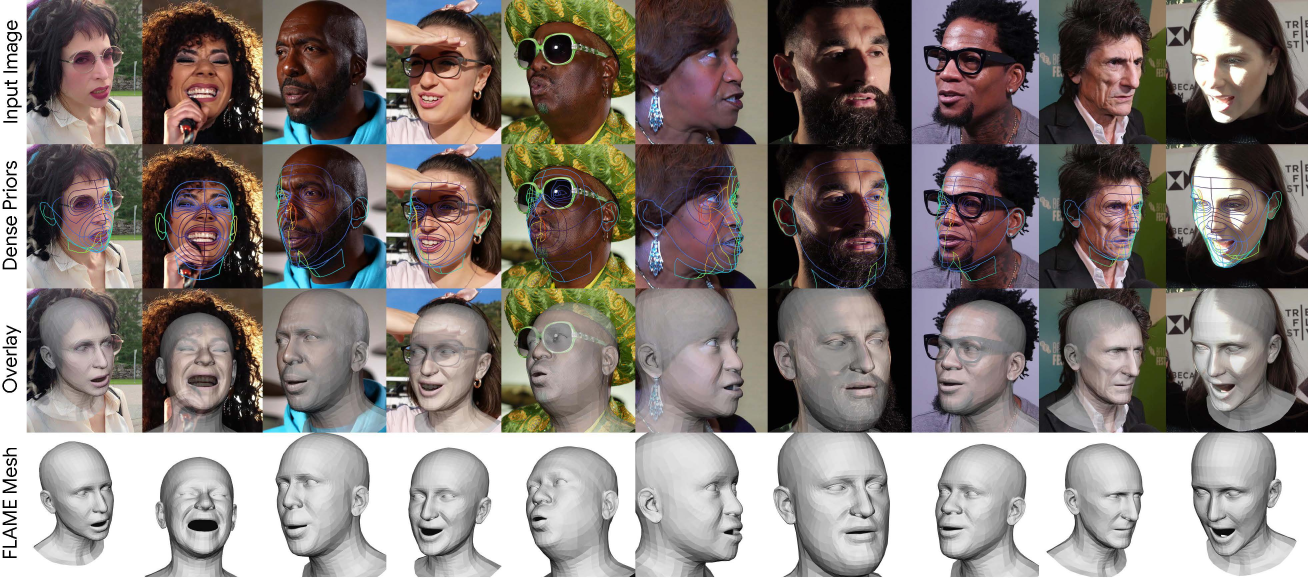
#> input picture assets/teaser.jpg, 3924 x 1733 px (shown at 1/3 size); its folder holds only this picture in this run
$ python -i video_input.py   (imports and definitions only)
#> lines starting #> are read from the running program, lines starting #| are printed output that depends on the picture
from __future__ import annotations

from pathlib import Path

import cv2
import numpy as np


_IMAGE_SUFFIXES = {".jpg", ".jpeg", ".png", ".bmp", ".webp"}


class VideoInput:
    def __init__(
        self,
        source: str | Path,
        *,
        K: np.ndarray | None = None,
        D: np.ndarray | None = None,
        stride: int = 1,
    ) -> None:
        self.source = Path(source)
        self._mode = ""
        self._cap: cv2.VideoCapture | None = None
        self._frame_paths: list[Path] = []
        # `_sample_index` counts frames returned by read() (after stride subsampling).
        # `_cap_pos` tracks the next raw frame index the video capture will return
        # (grab-only increments this without decoding, so we can cheaply skip).
        self._sample_index = 0
        self._cap_pos = 0
        self._total_frames = 0
        self._num_frames = 0
        self._image_width = 0
        self._image_height = 0
        self._fps: float | None = None
        self._stride = max(1, int(stride))

        # Optional OpenCV pinhole intrinsics + distortion. When both are provided
        # (and D has any non-zero element), every frame returned by read() /
        # read_frame() is automatically passed through cv2.undistort. This keeps
        # downstream inference / camera projection in a clean pinhole space and
        # avoids the caller having to wrap VideoInput just for undistortion.
        self._K = None if K is None else np.asarray(K, dtype=np.float32)
        self._D = None if D is None else np.asarray(D, dtype=np.float32).reshape(-1)
        self._undistort_enabled = (
            self._K is not None
            and self._D is not None
            and bool(np.any(self._D != 0))
        )

        if self.source.is_dir():
            self._mode = "frames"
            self._frame_paths = [
                path for path in self.source.iterdir() if path.is_file() and path.suffix.lower() in _IMAGE_SUFFIXES
            ]
            self._frame_paths.sort()
            if len(self._frame_paths) == 0:
                raise ValueError(f"No image frames found in directory: {self.source}")
            first_frame = cv2.imread(str(self._frame_paths[0]), cv2.IMREAD_COLOR)
            if first_frame is None:
                raise ValueError(f"Failed to read first frame: {self._frame_paths[0]}")
            self._total_frames = len(self._frame_paths)
            self._image_height, self._image_width = first_frame.shape[:2]
        elif self.source.is_file():
            self._mode = "video"
            self._cap = cv2.VideoCapture(str(self.source))
            if not self._cap.isOpened():
                raise ValueError(f"Failed to open video: {self.source}")
            self._total_frames = int(self._cap.get(cv2.CAP_PROP_FRAME_COUNT))
            self._image_width = int(self._cap.get(cv2.CAP_PROP_FRAME_WIDTH))
            self._image_height = int(self._cap.get(cv2.CAP_PROP_FRAME_HEIGHT))
            fps = float(self._cap.get(cv2.CAP_PROP_FPS))
            self._fps = fps if fps > 0 else None
        else:
            raise ValueError(f"VideoInput source does not exist: {self.source}")

        # Sampled frame indices (into the raw video) after stride subsampling.
        # With stride == 1 this is [0, 1, ..., total_frames - 1] and behavior is
        # backwards-compatible.
        self._frame_ids = np.arange(0, self._total_frames, self._stride, dtype=np.int64)
        self._num_frames = int(self._frame_ids.size)

    # [9 lines left out: functions num_frames, total_num_frames, not called in this run]

    @property
    def stride(self) -> int:
        return self._stride

    # [4 lines left out: function frame_ids, not called in this run]

    @property
    def image_width(self) -> int:
        return self._image_width

    @property
    def image_height(self) -> int:
        return self._image_height

    @property
    def fps(self) -> float | None:
        return self._fps

    # [73 lines left out: functions reset, _maybe_undistort, read_frame, read, close, not called in this run]

>>> import cv2
>>> picture = cv2.imread('../../assets/teaser.jpg', cv2.IMREAD_GRAYSCALE)
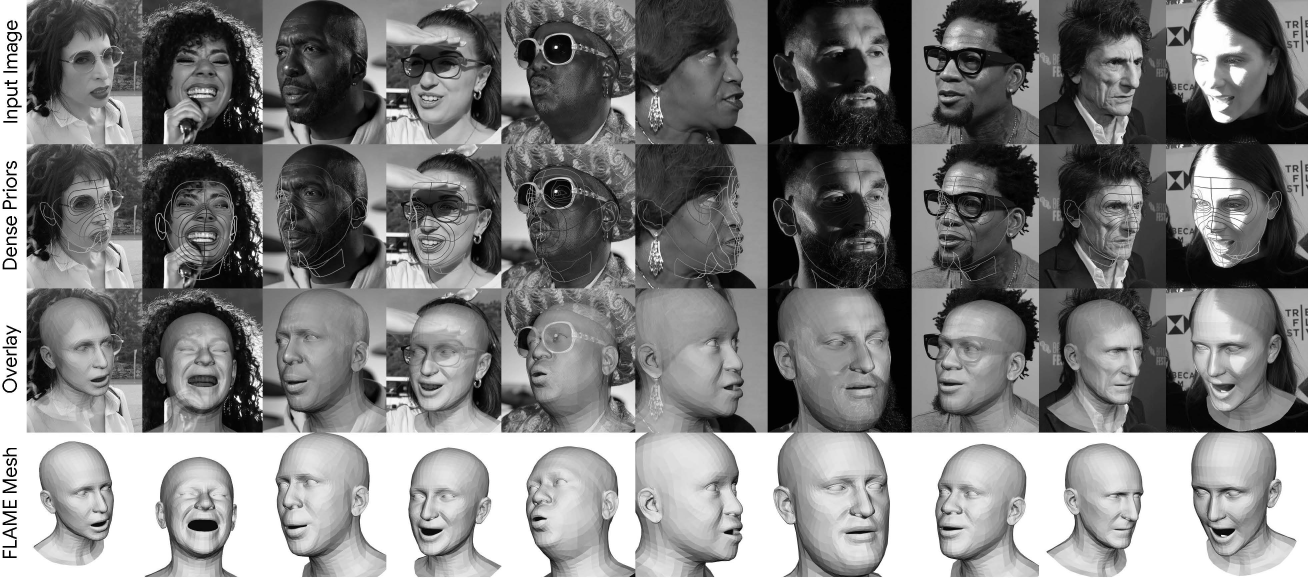
#> picture: shape (1733, 3924) (shown at 1/3 size); min 0, max 255, mean 125.3
>>> result = VideoInput(picture).read()
#> (the run stopped early here; a loop or call above may not have finished)
